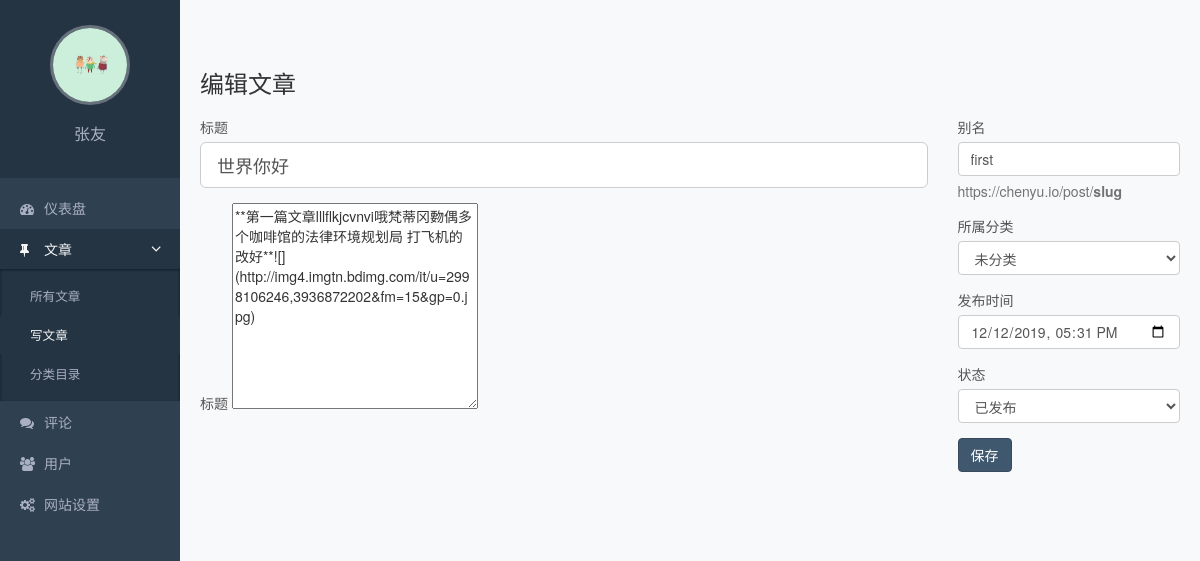
Screenshot of /admin/post-add.php?id=1 (signed in) with the database file from the repository.
### tables this page shows
CREATE TABLE `posts` (
  `id` int(11) NOT NULL AUTO_INCREMENT COMMENT '主键',
  `slug` varchar(200) NOT NULL COMMENT '别名',
  `title` varchar(200) NOT NULL COMMENT '标题',
  `created` datetime NOT NULL COMMENT '创建时间',
  `content` text COMMENT '内容',
  `views` int(11) NOT NULL DEFAULT '0' COMMENT '浏览数',
  `likes` int(11) NOT NULL DEFAULT '0' COMMENT '点赞数',
  `status` varchar(20) NOT NULL COMMENT '状态（drafted/published/trashed）',
  `user_id` int(11) NOT NULL COMMENT '用户 ID',
  `category_id` int(11) NOT NULL COMMENT '分类 ID',
  PRIMARY KEY (`id`),
  UNIQUE KEY `slug` (`slug`)
);

CREATE TABLE `categories` (
  `id` int(11) NOT NULL AUTO_INCREMENT COMMENT '主键',
  `slug` varchar(200) NOT NULL COMMENT '别名',
  `name` varchar(200) NOT NULL COMMENT '分类名称',
  PRIMARY KEY (`id`),
  UNIQUE KEY `slug` (`slug`)
);

### functions.php (called while the page is built, shortened)
<?php
function xiu_fetch_all($sql){
   $conn=mysqli_connect(DB_HOST,DB_USER,DB_PASS,DB_NAME);
   $query=mysqli_query($conn,$sql);
   $result=array();
   while ($row=mysqli_fetch_assoc($query) ){
   	   $result[]=$row;
   }
   return $result;
}

### admin/post-add.php (the view, shortened to what this page needs)
<?php
require_once '../functions.php';
if (!empty($_GET['id'])) {
   $posts=xiu_fetch_all("select posts.*,
    categories.name as category_name
    from posts
    inner join categories on posts.category_id=categories.id
    where posts.id={$_GET['id']};")['0'];
}
$categories=xiu_fetch_all('select * from categories');
 ?>
<!DOCTYPE html>
<html lang="zh-CN">
<head>
  <link rel="stylesheet" href="/static/assets/vendors/bootstrap/css/bootstrap.css">
  <link rel="stylesheet" href="/static/assets/vendors/font-awesome/css/font-awesome.css">
  <link rel="stylesheet" href="/static/assets/vendors/simplemde/simplemde.min.css">
  <link rel="stylesheet" href="/static/assets/vendors/nprogress/nprogress.css">
  <link rel="stylesheet" href="/static/assets/css/admin.css">
</head>
<body>
  <div class="main">
    <div class="container-fluid">
      <?php if (isset($posts)): ?>
        <div class="page-title">
          <h1>编辑文章</h1>
        </div>
        <?php else: ?>
          <div class="page-title">
          <h1>写文章</h1>
        </div>
      <?php endif ?>
     <?php if (isset($posts)): ?>
       <form class="row" action="<?php echo $_SERVER['PHP_SELF']; ?>?id=<?php echo $posts['id']; ?>" method="post" enctype="multipart/form-data">
       <div class="col-md-9">
       <div class="form-group">
       <label for="title">标题</label>
       <input id="title" class="form-control input-lg" name="title" type="text" placeholder="文章标题" value="<?php echo isset($posts['title']) ? $posts['title'] : ''; ?>">
       </div>
       <div class="form-group">
         <label for="content">标题</label>
         <textarea id="content"  name="content" cols="30" rows="10" placeholder="内容" ><?php echo isset($posts['content']) ? $posts['content'] : ''; ?></textarea>
       </div>
       </div>
       <div class="col-md-3">
       <div class="form-group">
       <label for="slug">别名</label>
       <input id="slug" class="form-control" name="slug" type="text" placeholder="slug" value="<?php echo isset($posts['slug']) ? $posts['slug'] : ''; ?>">
            <p class="help-block">https://chenyu.io/post/<strong>slug</strong></p>
            </div>
            <div class="form-group">
            <label for="category">所属分类</label>
            <select id="category" class="form-control" name="category">
                <?php foreach ($categories as $item): ?>
                  <option value="<?php echo $item['id'] ?>" <?php echo $item['id']==(int)$posts['category_id'] ? 'selected = "selected"' : ''; ?>><?php echo $item['name'] ?></option>
                <?php endforeach ?>
              </select>
              </div>
              <div class="form-group">
              <label for="created">发布时间</label>
              <input id="created" class="form-control" name="created"  type="datetime-local" >
              </div>
              <div class="form-group">
              <label for="status">状态</label>
              <select id="status" class="form-control" name="status">
              <option value="published" <?php echo $posts['status']=='published' ? 'selected = "selected"' : ''; ?>>已发布</option>
              </select>
              </div>
              <div class="form-group">
              <button class="btn btn-primary" type="submit">保存</button>
              </div>
              </div>
              </form>
     <?php endif ?>
    </div>
  </div>
   <?php include 'inc/sidebar.php'; ?>
</body>
</html>

### static/assets/css/admin.css (style rules this page uses)
.form-control { box-shadow: none; }
body { background-color: #f8f9fb; -webkit-font-smoothing: antialiased; -moz-osx-font-smoothing: grayscale; }
.main { position: relative; overflow: hidden; min-width: 844px; min-height: 100vh; padding: 70px 5px 20px 185px; }
.main .container-fluid .page-title { overflow: hidden; margin-bottom: 20px; }
.main .container-fluid .page-title h1 { display: inline-block; margin: 0; font-size: 24px; font-weight: 400; }
.main .container-fluid label { color: #555; font-weight: normal; }
.main .container-fluid textarea { resize: vertical; }

### rows the page displays
posts: title "世界你好", content "**第一篇文章lllflkjcvnvi哦梵蒂冈覅偶多个咖啡馆的法律环境规划局 打飞机的改好**![](http://img4.imgtn.bdimg.com/it/u=2998106246,3936872202&fm=15&gp=0.jpg)", slug "first", category "未分类", status "已发布"

### other values shown
$current_user['nickname'] "张友"
